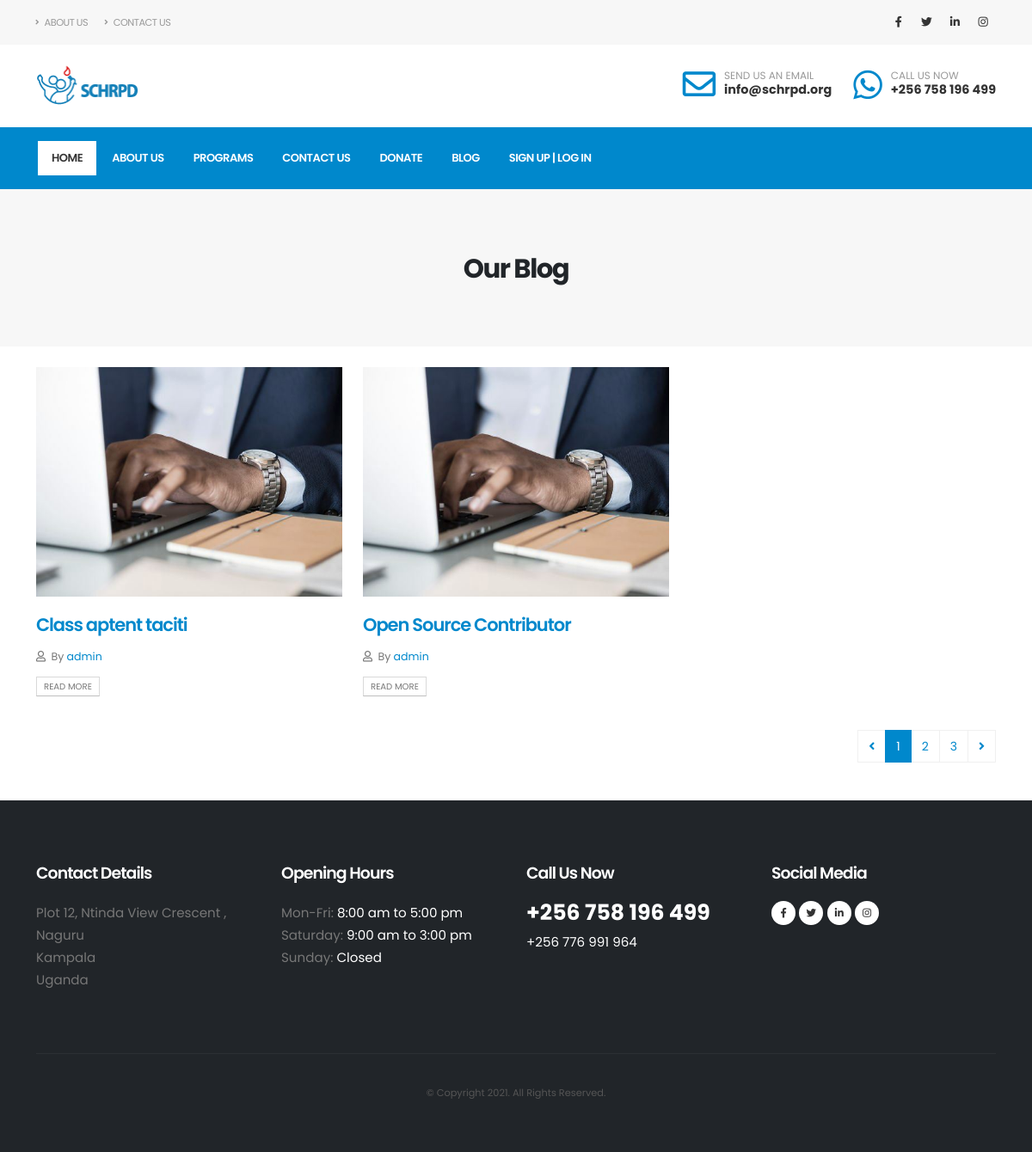
The app's page /blogs/ with its own data.
### blog/models.py (models this page shows, shortened)
class BlogPost(models.Model):
    title = models.CharField( max_length=50)
    small_image = models.ImageField( upload_to=None, height_field=None, width_field=None, max_length=None)
    large_image = models.ImageField( upload_to=None, height_field=None, width_field=None, max_length=None)
    text = models.TextField()
    author = models.ForeignKey(CustomUser, on_delete=models.CASCADE)
    publish_date = models.DateField(auto_now_add=True)

### users/models.py (models this page shows, shortened)
class CustomUser(AbstractUser):
    full_names = models.CharField(max_length=350)
    phone = models.IntegerField(null=True, blank=True)
    address = models.CharField(max_length=200)

### blog/views.py (the view)
# urls.py: path('blogs/', BlogList.as_view(), name='blog_list'),
class BlogList(ListView):
    model = BlogPost
    template_name = 'pages/blog_list.html'
    context_object_name = 'blogs'

### templates/pages/blog_list.html
{% extends 'base.html' %}
{% load widget_tweaks %}
{% load static %}
{% block content %}
<section id="elements" class="section section-height-2 border-0 mt-0 mb-0 pt-5">
					<div class="container py-2">
						<div class="row mt-3 pb-4">
							<div class="col text-center">
								<h2 class="font-weight-bold mb-0">Our Blog</h2>
							</div>
						</div>
                    </div>
</section>
<div class="container py-4">
					<div class="row">
						<div class="col">
							<div class="blog-posts">
								<div class="masonry-loader masonry-loader-showing">
									<div class="masonry row" data-plugin-masonry data-plugin-options="{'itemSelector': '.masonry-item'}">
                                        {% for blog in blogs  %}
										<div class="masonry-item no-default-style col-md-4">
											<article class="post post-medium border-0 pb-0 mb-5">
												<div class="post-image">
													<a href="{% url 'blog_detail' blog.pk %}">
														<img src="{{ blog.small_image.url }}" class="img-fluid img-thumbnail img-thumbnail-no-borders rounded-0" alt="Top Camper Trailer Towing Tips" />
													</a>
												</div>
												<div class="post-content">
													<h2 class="font-weight-semibold text-5 line-height-6 mt-3 mb-2"><a href="{% url 'blog_detail' blog.pk %}">{{ blog.title }}</a></h2>
													<div class="post-meta">
														<span><i class="far fa-user"></i> By <a href="#">{{ blog.author.username }}</a> </span>
														<span class="d-block mt-2"><a href="{% url 'blog_detail' blog.pk %}" class="btn btn-xs btn-light text-1 text-uppercase">Read More</a></span>
													</div>
												</div>
											</article>
										</div>
                                        {% endfor %}
									</div>
								</div>
								<div class="row">
									<div class="col">
										<ul class="pagination float-end">
											<li class="page-item"><a class="page-link" href="#"><i class="fas fa-angle-left"></i></a></li>
											<li class="page-item active"><a class="page-link" href="#">1</a></li>
											<li class="page-item"><a class="page-link" href="#">2</a></li>
											<li class="page-item"><a class="page-link" href="#">3</a></li>
											<li class="page-item"><a class="page-link" href="#"><i class="fas fa-angle-right"></i></a></li>
										</ul>
									</div>
								</div>
							</div>
						</div>
					</div>
				</div>
{% endblock content %}

### static/css/theme-blog.css (style rules this page uses)
.blog-posts:not(.blog-posts-no-margins) article { border-bottom:1px solid rgba(0,0,0,.06);margin-bottom:50px;padding-bottom:20px }
.blog-posts:not(.blog-posts-no-margins) .pagination { margin:-10px 0 20px }
article.post h2 a { text-decoration:none }
article.post .post-meta { font-size:.9em;margin-bottom:7px }
article.post .post-meta>span { display:inline-block;padding-right:8px }
article.post .post-meta i { margin-right:3px }

### records on screen
BlogPost: small_image (picture), title "Class aptent taciti", author.username "admin"
BlogPost: small_image (picture), title "Open Source Contributor", author.username "admin"
